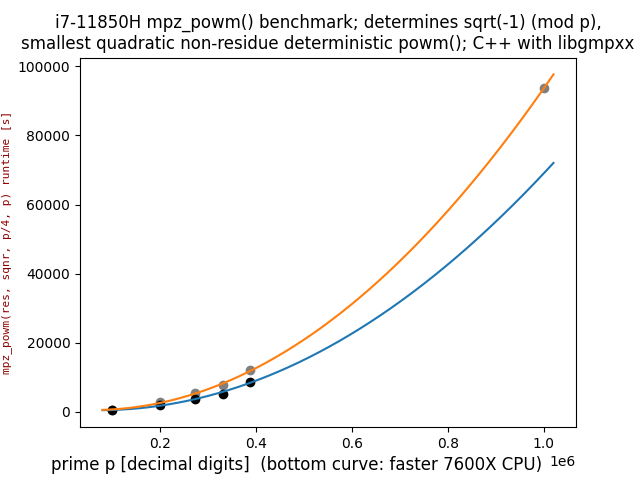

This chart was generated by the following Python code:
# modified, from: https://github.com/Bumpkin-Pi/QuadraticRegression
import math
import sys
import pandas as pd
import matplotlib.pyplot as plt
from math import pow as toPower
import numpy as np
data = pd.DataFrame({
    "x": [100355, 200700, 272770, 330855, 388342],
    "y": [447.1, 2144.4, 3748.0, 5311.2, 8741.8]
})
data2 = pd.DataFrame({
    "x2": [100355, 200700, 272770, 330855, 388342, 1000000],
    "y2": [647.6, 2812.2, 5406.6, 7931.3, 12018.3, 93640.8]
})

Σx = 0
Σy = 0
Σxy = 0
Σx2 = 0
Σx3 = 0
Σx4 = 0
Σx2y = 0
n = len(data)

a = 0
b = 0
c = 0

for i in range(len(data2)):
    plt.scatter([data2.iloc[i].x2], [data2.iloc[i].y2], color="grey")

for i in range(len(data)):
    Σx += data.iloc[i].x
    Σy += data.iloc[i].y
    Σxy += data.iloc[i].x * data.iloc[i].y
    Σx2 += toPower(data.iloc[i].x, 2)
    Σx3 += toPower(data.iloc[i].x, 3)
    Σx4 += toPower(data.iloc[i].x, 4)
    Σx2y += toPower(data.iloc[i].x, 2) * data.iloc[i].y

    plt.scatter([data.iloc[i].x], [data.iloc[i].y], color="black")

a = np.array([[Σx4, Σx3, Σx2], [Σx3, Σx2, Σx], [Σx2, Σx, n]])
b = np.array([Σx2y, Σxy, Σy])

solve = np.linalg.solve(a, b)

print((f'y = {solve[0]}x² + {solve[1]}x + {solve[2]}').replace("+ -", "- "))

x = np.linspace(80000, 1020000, 1000)
x2 = np.linspace(80000, 1020000, 1000)

y = (x**2)*solve[0] + solve[1]*x + solve[2]
plt.plot(x, y)

y2 = (x**2)*1.0554194832720814e-07 - x*0.012866576114746796 + 963.5694282158807
plt.plot(x2, y2)

font = {'family': 'monospace',
        'color':  'darkred',
        'weight': 'normal',
        'size': 12,
        }

plt.title('i7-11850H mpz_powm() benchmark; determines sqrt(-1) (mod p),\nsmallest quadratic non-residue deterministic powm(); C++ with libgmpxx', fontsize=12)
plt.ylabel('mpz_powm(res, sqnr, p/4, p) runtime [s]', fontsize=8, fontdict=font)
plt.xlabel('prime p [decimal digits]  (bottom curve: faster 7600X CPU)            ', fontsize=12)

plt.show()
